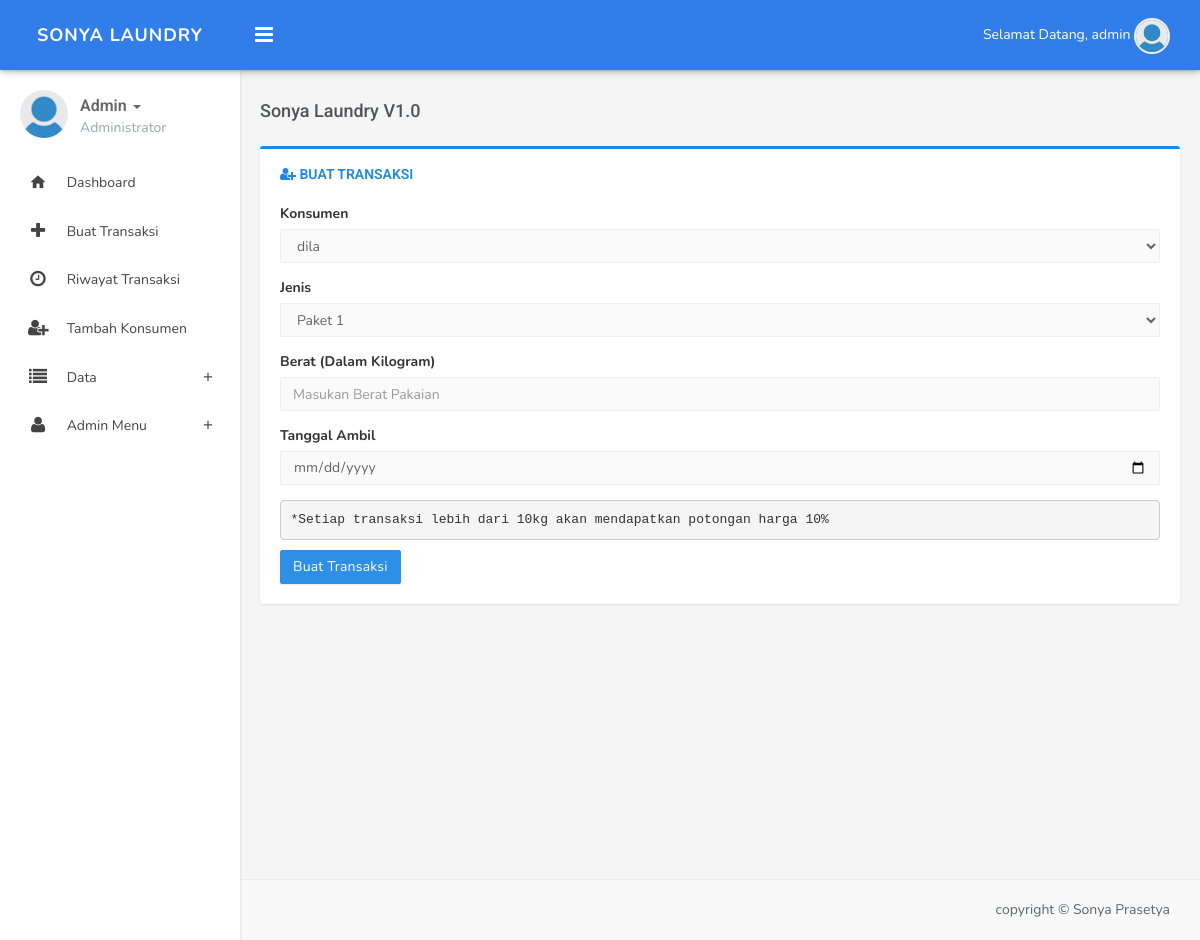
The app's page /index.php?p=tambaht (signed in) with its own data.
### tables this page shows
CREATE TABLE IF NOT EXISTS `pengguna` (
  `id` int(100) NOT NULL,
  `nama` varchar(100) NOT NULL,
  `username` varchar(100) NOT NULL,
  `password` varchar(100) NOT NULL,
  `level` enum('Administrator','Karyawan','Konsumen') NOT NULL,
  `nik` varchar(20) NOT NULL,
  `alamat` varchar(50) NOT NULL,
  `telp` varchar(20) NOT NULL,
  `gender` enum('Laki laki','Perempuan') NOT NULL
);

### transaksi/index.php (the view, shortened to what this page needs)
<div class='panel panel-border panel-primary'>
                                    <div class='panel-heading'>
                                        <h3 class='panel-title'><i class='fa fa-user-plus'></i> Buat Transaksi</h3>
</div>  <div class='panel-body'>
									<form method="post">
																 <div class="form-group">
                                                <label>Konsumen</label>
                                                <select  class="form-control" name="konsumen">
												<?php
							$tp=mysql_query("SELECT * FROM konsumen ORDER BY id");
							while($r=mysql_fetch_array($tp)){
							?>
							<option value="<?php echo $r['nama'];?>"><?php echo $r['nama'];?></option>
							<?php } ?>
							</select>
							 </div>
																		 <div class="form-group">
                                                <label>Jenis</label>
                                                  <select  class="form-control" name="jenis">
												<?php
							$tp2=mysql_query("SELECT * FROM jenis ORDER BY id");
							while($r2=mysql_fetch_array($tp2)){
							?>
							<option value="<?php echo $r2['jenis'];?>"><?php echo $r2['jenis'];?></option>
							<?php } ?>
							</select>
											   </div>
									 <div class="form-group">
                                                <label>Berat (Dalam Kilogram)</label>
                                                <input type="number" class="form-control" name="berat" placeholder="Masukan Berat Pakaian" required>
                                            </div>
											 <div class="form-group">
                                                <label>Tanggal Ambil</label>
                                                <input type="date" class="form-control" name="tgl_ambil" required>
                                            </div>
											<pre>
*Setiap transaksi lebih dari 10kg akan mendapatkan potongan harga 10%</pre>
<button type="submit" class="btn btn-primary waves-effect waves-light">Buat Transaksi</button>
</form>
                                     </div>
          </div>

### index.php (shortened to what this page needs)
<?php
if ( !isset($_SESSION['username']) ) {
    header('location:login.php');
}
else {
    $usr = $_SESSION['username'];
}
$query = mysql_query("SELECT * FROM pengguna WHERE username = '$usr'");
$hasil = mysql_fetch_array($query);
?>
<!DOCTYPE html>
<html>
    <head>
       <link href="css/bootstrap.min.css" rel="stylesheet" />
        <link href="assets/font-awesome/css/font-awesome.min.css" rel="stylesheet" />
        <link href="assets/ionicon/css/ionicons.min.css" rel="stylesheet" />
        <link href="css/material-design-iconic-font.min.css" rel="stylesheet">
        <link href="css/animate.css" rel="stylesheet" />
        <link href="css/waves-effect.css" rel="stylesheet">
        <link href="assets/tagsinput/jquery.tagsinput.css" rel="stylesheet" />
        <link href="assets/toggles/toggles.css" rel="stylesheet" />
        <link href="assets/timepicker/bootstrap-timepicker.min.css" rel="stylesheet" />
        <link href="assets/timepicker/bootstrap-datepicker.min.css" rel="stylesheet" />
        <link href="assets/colorpicker/colorpicker.css" rel="stylesheet" type="text/css" />
        <link href="assets/jquery-multi-select/multi-select.css"  rel="stylesheet" type="text/css" />
        <link href="assets/select2/select2.css" rel="stylesheet" type="text/css" />
        <link href="css/helper.css" rel="stylesheet" type="text/css" />
        <link href="css/style.css" rel="stylesheet" type="text/css" /><script src="js/modernizr.min.js"></script> </head>
        <link href="assets/datatables/jquery.dataTables.min.css" rel="stylesheet" type="text/css" />
    <body class="fixed-left">
        <div id="wrapper">
            <div class="topbar">
                <div class="topbar-left">
                    <div class="text-center">
                        <a href="index.html" class="logo"><span>Sonya Laundry </span></a>
                    </div>
                </div>
                <div class="navbar navbar-default" role="navigation">
                    <div class="container">
                        <div class="">
                            <div class="pull-left">
                                <button class="button-menu-mobile open-left">
                                    <i class="fa fa-bars"></i>
                                </button>
                            </div>
                            <ul class="nav navbar-nav navbar-right pull-right">
                                <li class="dropdown">
                                    <a href="" class="dropdown-toggle profile" data-toggle="dropdown" aria-expanded="true">Selamat Datang, <?php echo $hasil['username']; ?> <img src="images/user.png" alt="user-img" class="img-circle"> </a>
                                </li>
                            </ul>
                        </div>
                    </div>
                </div>
            </div>
            <div class="left side-menu">
                <div class="sidebar-inner slimscrollleft">
                    <div class="user-details">
                        <div class="pull-left">
                            <img src="images/user.png" alt="" class="thumb-md img-circle">
                        </div>
                        <div class="user-info">
                            <div class="dropdown">
                                <a href="#" class="dropdown-toggle" data-toggle="dropdown" aria-expanded="false"><?php echo $hasil['nama']; ?> <span class="caret"></span></a>
                            </div>
                            <p class="text-muted m-0"><?php echo $hasil['level']; ?></p>
                        </div>
                    </div>
                    <div id="sidebar-menu">
                        <ul>
                            <li>
                                <a href="?p=home" class="waves-effect"><i class="md md-home"></i><span> Dashboard </span></a>
                            </li>
<li>
                                <a href="?p=tambaht" class="waves-effect"><i class="fa fa-plus"></i><span> Buat Transaksi </span></a>
                            </li>
							<li>
                                <a href="?p=riwayatt" class="waves-effect"><i class="fa fa-clock-o"></i><span> Riwayat Transaksi </span></a>
                            </li>
                            <?php if ($hasil['level']!=='Konsumen') { ?>
														<li>
                                <a href="?p=tambahko" class="waves-effect"><i class="fa fa-user-plus"></i><span> Tambah Konsumen </span></a>
                            </li>
							       <li class="has_sub">
                                <a href="#" class="waves-effect"><i class="fa fa-list"></i> <span> Data </span> <span class="pull-right"><i class="md md-add"></i></span></a>
                            </li>
							<?php if ($hasil['level']=='Administrator') { ?>
							       <li class="has_sub">
                                <a href="#" class="waves-effect"><i class="fa fa-user"></i> <span> Admin Menu </span> <span class="pull-right"><i class="md md-add"></i></span></a>
                            </li>
<?php } ?>
<?php } ?>
                        </ul>
                    </div>
                </div>
            </div>
            <div class="content-page">
                <div class="content">
                    <div class="container">
                        <div class="row">
                            <div class="col-sm-12">
                                <h4 class="pull-left page-title">Sonya Laundry V1.0</h4>
                            </div>
                        </div>
                             <?php include "konten.php"; ?>
                    </div>
                </div>
                <footer class="footer text-right">
                    copyright &copy; Sonya Prasetya
                </footer>
            </div></div>
	</body>
</html>

### css/waves-effect.css (style rules this page uses)
.waves-effect { position: relative; cursor: pointer; display: inline-block; overflow: hidden; -webkit-user-select: none; -moz-user-select: none; -ms-user-select: none; user-select: none; -webkit-tap-highlight-color: transparent; vertical-align: middle; z-index: 1; will-change: opacity, transform; -webkit-transition: all 0.3s ease-out; -moz-transition: all 0.3s ease-out; -o-transition: all 0.3s ease-out; -ms-transition: all 0.3s ease-out; transition: all 0.3s ease-out; }

### css/helper.css (style rules this page uses)
.m-0 { margin: 0px !important; }
.thumb-md { height: 48px; width: 48px; }

### records on screen
pengguna: username "admin", nama "Admin", level "Administrator"

### other values on screen
form field konsumen "dila"
form field jenis "Paket 1"
